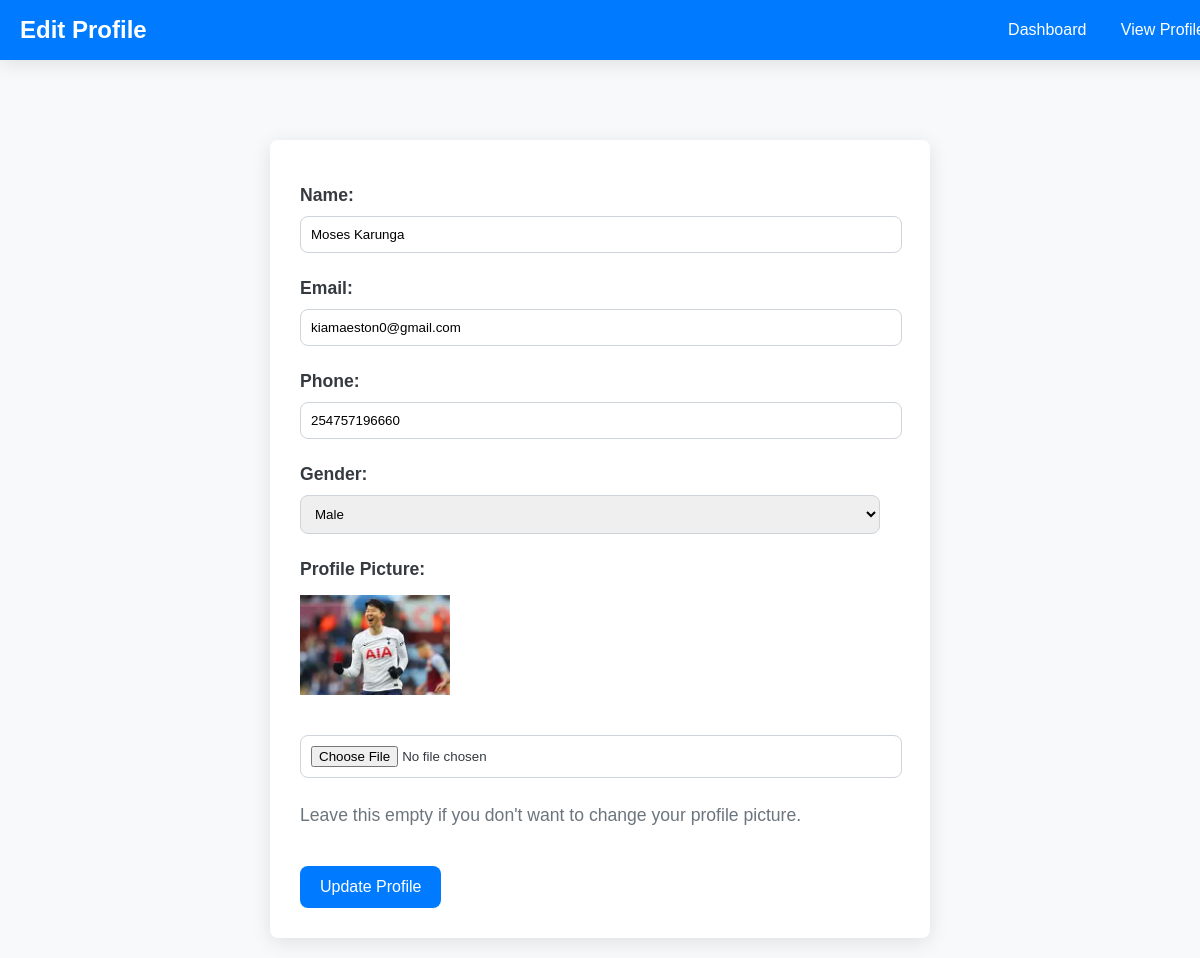
The page /customer/editprofile.php (signed in) on the database its author committed.
### tables this page shows
CREATE TABLE `customers` (
  `id` int(11) NOT NULL,
  `full_name` varchar(100) NOT NULL,
  `email` varchar(100) NOT NULL,
  `status` enum('active','inactive','suspended','pending') NOT NULL DEFAULT 'active',
  `last_logout` datetime DEFAULT NULL,
  `password` varchar(255) NOT NULL,
  `mobile` varchar(12) NOT NULL,
  `gender` enum('male','female','other') NOT NULL,
  `dob` date NOT NULL,
  `occupation` varchar(100) NOT NULL,
  `residence` varchar(100) NOT NULL,
  `created_at` timestamp NOT NULL DEFAULT current_timestamp(),
  `profile_picture` varchar(255) DEFAULT 'default_profile.png',
  `remember_token` varchar(255) DEFAULT NULL,
  `last_login` datetime DEFAULT NULL,
  `reset_token` varchar(255) DEFAULT NULL,
  `token_expiration` datetime DEFAULT NULL
);

### customer/editprofile.php (the view, shortened to what this page needs)
<?php
$servername = "localhost";
$username = "root";
$password = "";
$dbname = "car_rental_management";
$conn = new mysqli($servername, $username, $password, $dbname);
$customer_id = $_SESSION['customer_id'];
$sql = "SELECT full_name, email, mobile, profile_picture, gender FROM customers WHERE id = ?";
$stmt = $conn->prepare($sql);
$stmt->bind_param("i", $customer_id);
$stmt->execute();
$stmt->bind_result($full_name, $email, $phone, $profile_picture, $gender);
?>
<!DOCTYPE html>
<html lang="en">
<head>
    <link rel="stylesheet" href="https://cdnjs.cloudflare.com/ajax/libs/font-awesome/5.15.4/css/all.min.css">
</head>
<body>
    <div class="header">
        <h1>Edit Profile</h1>
        <div>
            <a href="dashboard.php">Dashboard</a>
            <a href="viewprofile.php">View Profile</a>
        </div>
    </div>
    <div class="profile-container">
        <form method="POST" enctype="multipart/form-data">
            <div class="profile-details">
                <div>
                    <strong>Name:</strong>
                    <input type="text" name="full_name" value="<?php echo htmlspecialchars($full_name); ?>" required>
                </div>
                <div>
                    <strong>Email:</strong>
                    <input type="email" name="email" value="<?php echo htmlspecialchars($email); ?>" required>
                </div>
                <div>
                    <strong>Phone:</strong>
                    <input type="text" name="phone" value="<?php echo htmlspecialchars($phone); ?>" required>
                </div>
                <div>
                    <strong>Gender:</strong>
                    <select name="gender" required>
                        <option value="Male" <?php echo ($gender === 'Male') ? 'selected' : ''; ?>>Male</option>
                    </select>
                </div>
                <div>
                    <strong>Profile Picture:</strong>
                    <div>
                        <?php if (!empty($profile_picture)): ?>
                            <img src="<?php echo htmlspecialchars($profile_picture); ?>" alt="Profile Picture" style="max-width: 150px; margin-bottom: 10px;">
                        <?php endif; ?>
                    </div>
                    <input type="file" name="profile_picture" accept="image/*">
                    <p style="color: #6c757d;">Leave this empty if you don't want to change your profile picture.</p>
                </div>
            </div>
            <button type="submit">Update Profile</button>
        </form>
    </div>
</body>
</html>

### customer/editprofile.php (style rules this page uses)
:root { --primary-color: #007bff; --secondary-color: #0056b3; --background-color: #f8f9fa; --text-color: #343a40; --card-background: #ffffff; --header-height: 60px; --border-radius: 8px; --box-shadow: 0px 4px 20px rgba(0, 0, 0, 0.1); }
body { font-family: 'Arial', sans-serif; background-color: var(--background-color); color: var(--text-color); margin: 0; padding-top: var(--header-height); }
.header { width: 100%; height: var(--header-height); background-color: var(--primary-color); color: white; position: fixed; top: 0; display: flex; align-items: center; justify-content: space-between; padding: 0 20px; box-shadow: var(--box-shadow); z-index: 10; }
.header h1 { font-size: 1.5rem; margin: 0; }
.header a { color: white; text-decoration: none; font-size: 1rem; padding: 10px 15px; border-radius: var(--border-radius); transition: background-color 0.3s; }
.profile-container { max-width: 600px; margin: 80px auto 20px; background-color: var(--card-background); border-radius: var(--border-radius); box-shadow: var(--box-shadow); padding: 30px; transition: transform 0.3s; }
.profile-details { font-size: 1.1rem; margin-bottom: 20px; }
.profile-details div { margin: 15px 0; }
input[type="text"], input[type="email"], input[type="file"], select { width: calc(100% - 20px); padding: 10px; margin: 10px 0; border: 1px solid #ced4da; border-radius: var(--border-radius); transition: border 0.3s; }
button { padding: 12px 20px; margin-top: 20px; background-color: var(--primary-color); color: white; border: none; border-radius: var(--border-radius); cursor: pointer; font-size: 1rem; transition: background-color 0.3s, transform 0.3s; }

### rows shown on the page
customers: full_name "Moses Karunga", email "kiamaeston0@gmail.com", phone "254757196660", profile_picture (picture)
